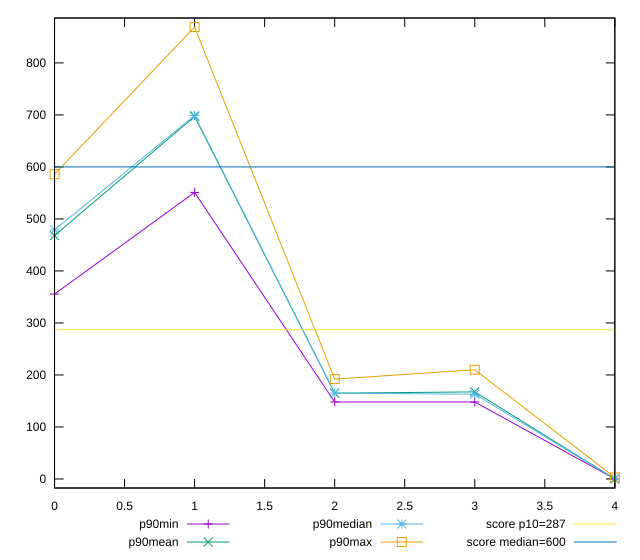

Write gnuplot code to recreate this figure.
reset

$p90Min <<EOF
0 355.5
1 551
2 148
3 148
4 0
EOF

$p90Mean <<EOF
0 468.00918681318683
1 697.0161593406594
2 164.9450549450549
3 167.46153846153845
4 0.14835164835164835
EOF

$p90Median <<EOF
0 479.0000000000009
1 698.9110000000001
2 165
3 162.99999999999977
4 0
EOF

$p90Max <<EOF
0 585.9999999999982
1 868.9379999999992
2 192
3 210
4 3
EOF

set key outside below
set xrange [0:4]
set yrange [-17.378759999999986:886.3167599999991]
set trange [-17.378759999999986:886.3167599999991]
set terminal svg size 640, 560 enhanced background rgb 'white'
set output "report_00009_2021-02-08T22-37-41.559Z/total-blocking-time/progression/value.svg"

plot $p90Min title "p90min" with linespoints, \
     $p90Mean title "p90mean" with linespoints, \
     $p90Median title "p90median" with linespoints, \
     $p90Max title "p90max" with linespoints, \
     287 title "score p10=287", \
     600 title "score median=600"

reset
